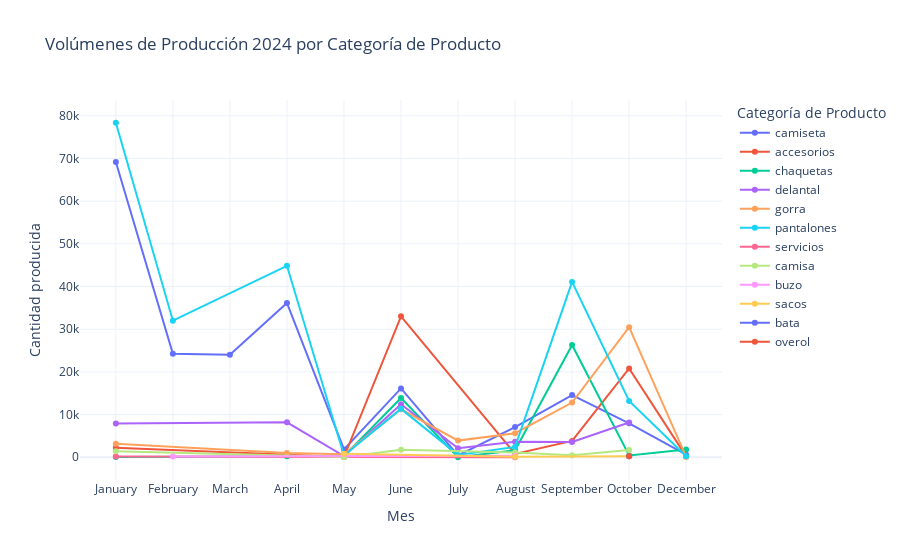

Here is the notebook cell this chart was saved with:
### Markdown cell above
### Volumenes de producción y participacion

Insight: estacionalidad, picos de producción, comparación entre categorías.

### Code cell
def grafica_volumenes():
    # Agrupamos por mes y categoría
    df_plot = (
        df_maestro_2024
        .assign(Mes=df_maestro_2024["Creado El"].dt.month_name())
        .groupby(["Mes", "Categoría Proc"], as_index=False)["Producir"].sum()
    )
    
    # Para que los meses salgan en orden cronológico
    orden_meses = [
        "January","February","March","April","May","June",
        "July","August","September","October","November","December"
    ]
    df_plot["Mes"] = pd.Categorical(df_plot["Mes"], categories=orden_meses, ordered=True)
    df_plot = df_plot.sort_values("Mes")

    # Gráfica interactiva
    fig = px.line(
        df_plot,
        x="Mes",
        y="Producir",
        color="Categoría Proc",
        markers=True,
        title="Volúmenes de Producción 2024 por Categoría de Producto"
    )
    
    # Personalización moderna
    fig.update_layout(
        xaxis_title="Mes",
        yaxis_title="Cantidad producida",
        legend_title="Categoría de Producto",
        hovermode="x unified",
        template="plotly_white"
    )
    
    return fig

grafica_volumenes().show()

### Figure 1 — Plotly figure (JSON) as saved in the notebook; plotly's stock layout.template omitted (floating-point values rounded to 4 significant figures)
{"data": [{"hovertemplate": "Categoría Proc=camiseta<br>Mes=%{x}<br>Producir=%{y}<extra></extra>", "legendgroup": "camiseta", "line": {"color": "#636efa", "dash": "solid"}, "marker": {"symbol": "circle"}, "mode": "lines+markers", "name": "camiseta", "orientation": "v", "showlegend": true, "type": "scatter", "x": ["January", "February", "March", "April", "May", "June", "July", "August", "September", "October", "December"], "xaxis": "x", "y": [69179, 24256, 24000, 36160, 1832, 16127, 420, 7074, 14567, 7967, 605], "yaxis": "y"}, {"hovertemplate": "Categoría Proc=accesorios<br>Mes=%{x}<br>Producir=%{y}<extra></extra>", "legendgroup": "accesorios", "line": {"color": "#EF553B", "dash": "solid"}, "marker": {"symbol": "circle"}, "mode": "lines+markers", "name": "accesorios", "orientation": "v", "showlegend": true, "type": "scatter", "x": ["January", "April", "May", "June", "August", "September", "October", "December"], "xaxis": "x", "y": [2247, 600, 60, 33012, 780, 3826, 20811, 210], "yaxis": "y"}, {"hovertemplate": "Categoría Proc=chaquetas<br>Mes=%{x}<br>Producir=%{y}<extra></extra>", "legendgroup": "chaquetas", "line": {"color": "#00cc96", "dash": "solid"}, "marker": {"symbol": "circle"}, "mode": "lines+markers", "name": "chaquetas", "orientation": "v", "showlegend": true, "type": "scatter", "x": ["January", "April", "May", "June", "July", "August", "September", "October", "December"], "xaxis": "x", "y": [84, 216, 240, 13884, 30, 1626, 26304, 420, 1800], "yaxis": "y"}, {"hovertemplate": "Categoría Proc=delantal<br>Mes=%{x}<br>Producir=%{y}<extra></extra>", "legendgroup": "delantal", "line": {"color": "#ab63fa", "dash": "solid"}, "marker": {"symbol": "circle"}, "mode": "lines+markers", "name": "delantal", "orientation": "v", "showlegend": true, "type": "scatter", "x": ["January", "April", "May", "June", "July", "August", "September", "October"], "xaxis": "x", "y": [7924, 8200, 302, 12429, 2114, 3660, 3576, 8134], "yaxis": "y"}, {"hovertemplate": "Categoría Proc=gorra<br>Mes=%{x}<br>Producir=%{y}<extra></extra>", "legendgroup": "gorra", "line": {"color": "#FFA15A", "dash": "solid"}, "marker": {"symbol": "circle"}, "mode": "lines+markers", "name": "gorra", "orientation": "v", "showlegend": true, "type": "scatter", "x": ["January", "April", "May", "June", "July", "August", "September", "October", "December"], "xaxis": "x", "y": [3162, 1000, 734, 11237, 3905, 5640, 12825, 30486, 90], "yaxis": "y"}, {"hovertemplate": "Categoría Proc=pantalones<br>Mes=%{x}<br>Producir=%{y}<extra></extra>", "legendgroup": "pantalones", "line": {"color": "#19d3f3", "dash": "solid"}, "marker": {"symbol": "circle"}, "mode": "lines+markers", "name": "pantalones", "orientation": "v", "showlegend": true, "type": "scatter", "x": ["January", "February", "April", "May", "June", "July", "August", "September", "October", "December"], "xaxis": "x", "y": [78368, 32000, 44856, 447, 11340, 560, 2422, 41084, 13195, 245], "yaxis": "y"}, {"hovertemplate": "Categoría Proc=servicios<br>Mes=%{x}<br>Producir=%{y}<extra></extra>", "legendgroup": "servicios", "line": {"color": "#FF6692", "dash": "solid"}, "marker": {"symbol": "circle"}, "mode": "lines+markers", "name": "servicios", "orientation": "v", "showlegend": true, "type": "scatter", "x": ["January", "August"], "xaxis": "x", "y": [200, 7], "yaxis": "y"}, {"hovertemplate": "Categoría Proc=camisa<br>Mes=%{x}<br>Producir=%{y}<extra></extra>", "legendgroup": "camisa", "line": {"color": "#B6E880", "dash": "solid"}, "marker": {"symbol": "circle"}, "mode": "lines+markers", "name": "camisa", "orientation": "v", "showlegend": true, "type": "scatter", "x": ["January", "May", "June", "August", "September", "October"], "xaxis": "x", "y": [1440, 38, 1770, 1116, 480, 1709], "yaxis": "y"}, {"hovertemplate": "Categoría Proc=buzo<br>Mes=%{x}<br>Producir=%{y}<extra></extra>", "legendgroup": "buzo", "line": {"color": "#FF97FF", "dash": "solid"}, "marker": {"symbol": "circle"}, "mode": "lines+markers", "name": "buzo", "orientation": "v", "showlegend": true, "type": "scatter", "x": ["February", "August"], "xaxis": "x", "y": [192, 350], "yaxis": "y"}, {"hovertemplate": "Categoría Proc=sacos<br>Mes=%{x}<br>Producir=%{y}<extra></extra>", "legendgroup": "sacos", "line": {"color": "#FECB52", "dash": "solid"}, "marker": {"symbol": "circle"}, "mode": "lines+markers", "name": "sacos", "orientation": "v", "showlegend": true, "type": "scatter", "x": ["May", "August", "October"], "xaxis": "x", "y": [800, 124, 216], "yaxis": "y"}, {"hovertemplate": "Categoría Proc=bata<br>Mes=%{x}<br>Producir=%{y}<extra></extra>", "legendgroup": "bata", "line": {"color": "#636efa", "dash": "solid"}, "marker": {"symbol": "circle"}, "mode": "lines+markers", "name": "bata", "orientation": "v", "showlegend": true, "type": "scatter", "x": ["October"], "xaxis": "x", "y": [224], "yaxis": "y"}, {"hovertemplate": "Categoría Proc=overol<br>Mes=%{x}<br>Producir=%{y}<extra></extra>", "legendgroup": "overol", "line": {"color": "#EF553B", "dash": "solid"}, "marker": {"symbol": "circle"}, "mode": "lines+markers", "name": "overol", "orientation": "v", "showlegend": true, "type": "scatter", "x": ["October"], "xaxis": "x", "y": [220], "yaxis": "y"}], "layout": {"hovermode": "x unified", "legend": {"title": {"text": "Categoría de Producto"}, "tracegroupgap": 0}, "title": {"text": "Volúmenes de Producción 2024 por Categoría de Producto"}, "xaxis": {"anchor": "y", "domain": [0, 1], "title": {"text": "Mes"}}, "yaxis": {"anchor": "x", "domain": [0, 1], "title": {"text": "Cantidad producida"}}}}
